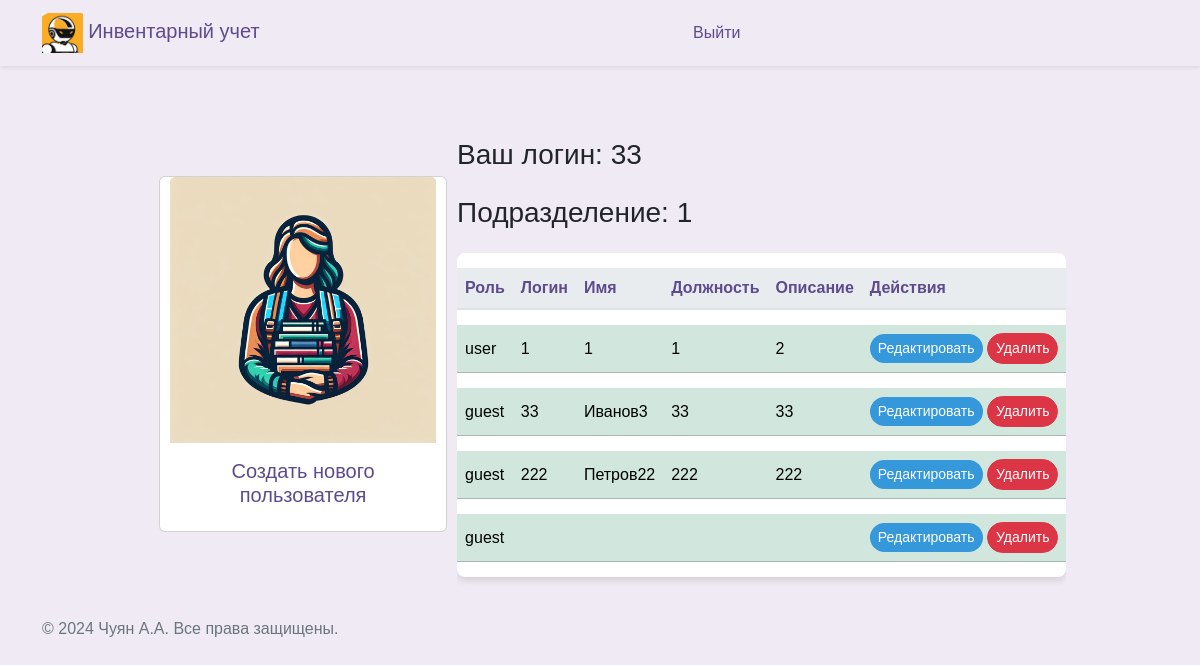
The app's page /workers (signed in) with its own data.
### src/database/models.py (models this page shows)
class Worker(Base):
    __tablename__ = "worker"
    id = Column(Integer, primary_key=True)
    role = Column(Enum(Role), default=Role.guest)
    login = Column(String)
    name = Column(String)
    password = Column(String)
    department = Column(String)
    position = Column(String)
    description = Column(String, default=None)
    conn_worker_inventory = relationship(
        "Inventory", back_populates="conn_inventory_worker"
    )

### src/frontend/router.py (the view)
@router.get("/workers")
async def get_workers(
    request: Request,
    worker: Worker = Depends(get_worker_or_redirect),
    session: AsyncSession = Depends(get_session),
):
    data = await CRUDWorker.get_all(session)
    return templates.TemplateResponse(
        "workers/index.html",
        {"request": request, "worker": worker, "data": data},
    )

### src/frontend/template/workers/index.html (shortened to what this page needs)
{% extends "base/base.html" %}
{% block content %}
<div class="d-flex flex-wrap justify-content-center align-items-center">
  <a class="nav-link " href="#"
  data-bs-toggle="modal"
  data-bs-target="#createWorkerModal"
  data-bs-workerdepartment= "{{worker.department}}"
  >
    <div class="card" style="width: 18rem; margin: 10px;">
      <img src="../assets/img/workers.jpg" class="card-img-top" alt="...">
      <div class="card-body">
        <h5 class="card-title" style="text-align: center;">Создать нового пользователя</h5>
    </div>
  </a>
</div>
<div class="row">
  <div class="col-12">
    <h3 class="mb-4">Ваш логин: {{ worker.login }}</h3>
    <h3 class="mb-4">Подразделение: {{ worker.department }}</h3>
    <div class="table-responsive">
      <table class="table table-hover table-shadow table-rounded">
        <thead>
          <tr>
            <th scope="col" >Роль</th>
            <th scope="col" >Логин</th>
            <th scope="col" >Имя</th>
            <th scope="col" >Должность</th>
            <th scope="col" >Описание</th>
            <th scope="col" >Действия</th>
          </tr>
        </thead>
        <tbody>
          {% for worker_tuple in data %}
            {% set workers = worker_tuple %}
              {% if workers.department == worker.department %}
                <tr class="table-success">
                  <td>{{ workers.role.name }}</td>
                  <td>{{ workers.login }}</td>
                  <td>{{ workers.name }}</td>
                  <td>{{ workers.position }}</td>
                  <td>{{ workers.description }}</td>
                  <td>
                    <button type="button" class="btn btn-primary btn-sm" style="background-color: #3498db; color: white;"
                      data-bs-toggle="modal"
                      data-bs-target="#updateModal"
                      data-bs-1="{{workers.name}}"
                      data-bs-2="{{workers.login}}"
                      data-bs-3="{{workers.position}}"
                      data-bs-4="{{workers.description}}"
                      data-bs-5= "{{workers.id}}"
                      data-bs-6= "{{workers.department}}"
                      data-bs-7= "{{workers.role}}">
                      Редактировать
                    </button>
                    <button type="button" class="btn btn-danger btn-sm" style="color: white;"
                      onclick="deleteWorker('{{ workers.id }}')">
                      Удалить
                    </button>
                  </td>
                </tr>
                {% endif %}
          {% endfor %}
        </tbody>
      </table>
    </div>
  </div>
</div>
{% endblock %}

### src/frontend/assets/css/base.css (style rules this page uses)
body { margin: 0; font-family: 'Nunito Sans', Arial, sans-serif; background-color: #efeaf4; }
.navbar-brand, .nav-link { color: #5e4b8b !important; }
.nav-link { margin: 0 10px; border-radius: 20px; transition: background-color 0.3s, color 0.3s; }
.table { background-color: #ffffff; color: #5e4b8b; border-collapse: separate; border-spacing: 0 15px; }
.table th, .table td { border-top: none !important; vertical-align: middle; }
.table thead th { background-color: #e9ecef; color: #5e4b8b; border-bottom: 2px solid #dee2e6; }
.table .btn, .table a { color: #7e57c2; transition: color 0.3s; }
.table td { padding: .5rem; }
.table-rounded { border-radius: .5rem; overflow: hidden; }
.table-shadow { box-shadow: 0 4px 6px rgba(0, 0, 0, 0.1); }
.btn { border-radius: 20px; }
.btn-primary { background-color: #8e44b0; border: none; color: #ffffff; transition: background-color 0.3s, color 0.3s, box-shadow 0.3s; }

### records on screen
Worker: login "33", department "1", role.name "guest", name "Иванов3", position "33", description "33"
Worker: role.name "user", login "1", name "1", position "1", description "2"
Worker: role.name "guest", login "222", name "Петров22", position "222", description "222"
Worker: role.name "guest"
